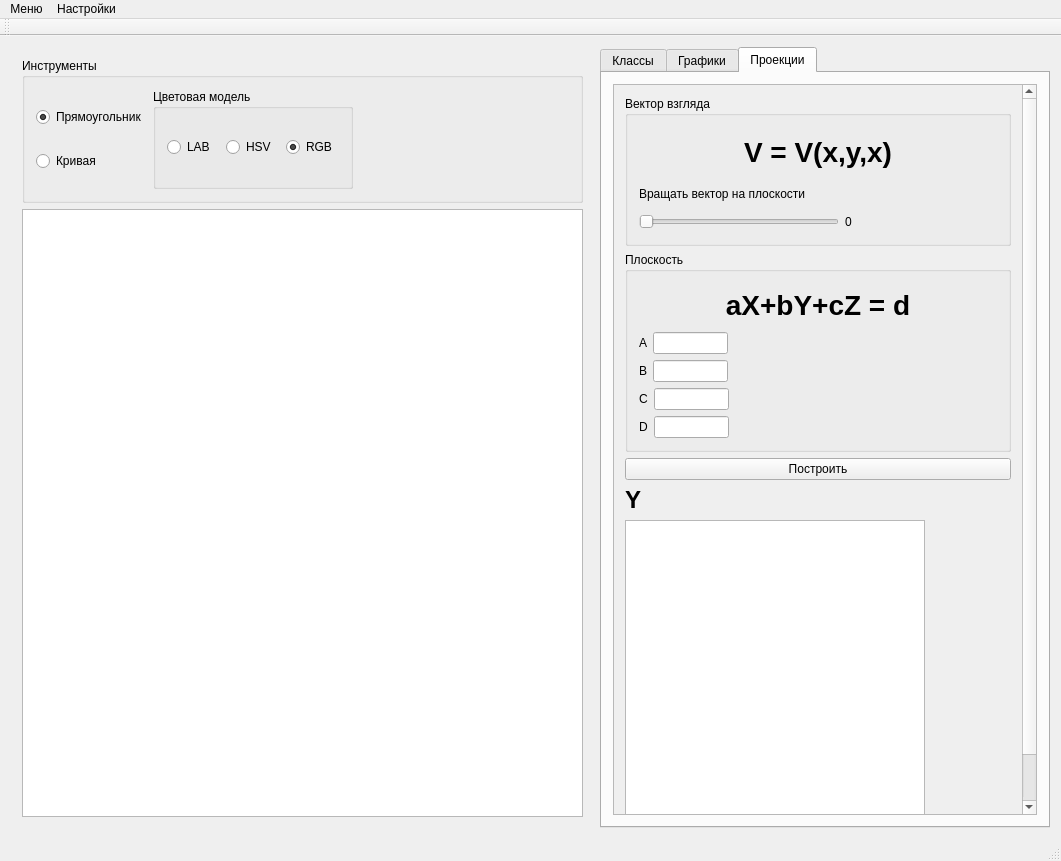
<?xml version="1.0" encoding="UTF-8"?>
<ui version="4.0">
 <class>MainWindow</class>
 <widget class="QMainWindow" name="MainWindow">
  <property name="geometry">
   <rect>
    <x>0</x>
    <y>0</y>
    <width>1061</width>
    <height>861</height>
   </rect>
  </property>
  <property name="minimumSize">
   <size>
    <width>650</width>
    <height>500</height>
   </size>
  </property>
  <property name="windowTitle">
   <string>MainWindow</string>
  </property>
  <widget class="QWidget" name="centralWidget">
   <layout class="QGridLayout" name="gridLayout">
    <item row="0" column="0">
     <widget class="QWidget" name="widget" native="true">
      <property name="minimumSize">
       <size>
        <width>300</width>
        <height>0</height>
       </size>
      </property>
      <layout class="QGridLayout" name="gridLayout_2">
       <item row="1" column="0">
        <widget class="ImageView" name="imageView">
         <property name="minimumSize">
          <size>
           <width>500</width>
           <height>0</height>
          </size>
         </property>
        </widget>
       </item>
       <item row="0" column="0">
        <widget class="QGroupBox" name="groupBox">
         <property name="minimumSize">
          <size>
           <width>500</width>
           <height>75</height>
          </size>
         </property>
         <property name="title">
          <string>Инструменты</string>
         </property>
         <layout class="QHBoxLayout" name="horizontalLayout">
          <item>
           <layout class="QVBoxLayout" name="verticalLayout_5">
            <item>
             <widget class="QRadioButton" name="rectRadioButton">
              <property name="text">
               <string>Прямоугольник</string>
              </property>
              <property name="checked">
               <bool>true</bool>
              </property>
             </widget>
            </item>
            <item>
             <widget class="QRadioButton" name="curveRadioButton">
              <property name="text">
               <string>Кривая</string>
              </property>
             </widget>
            </item>
           </layout>
          </item>
          <item>
           <widget class="QGroupBox" name="groupBox_2">
            <property name="minimumSize">
             <size>
              <width>200</width>
              <height>100</height>
             </size>
            </property>
            <property name="title">
             <string>Цветовая модель</string>
            </property>
            <layout class="QHBoxLayout" name="horizontalLayout_7">
             <item>
              <widget class="QRadioButton" name="radioButton_3">
               <property name="text">
                <string>LAB</string>
               </property>
              </widget>
             </item>
             <item>
              <widget class="QRadioButton" name="radioButton">
               <property name="text">
                <string>HSV</string>
               </property>
              </widget>
             </item>
             <item>
              <widget class="QRadioButton" name="radioButton_2">
               <property name="text">
                <string>RGB</string>
               </property>
               <property name="checked">
                <bool>true</bool>
               </property>
              </widget>
             </item>
            </layout>
           </widget>
          </item>
          <item>
           <spacer name="horizontalSpacer">
            <property name="orientation">
             <enum>Qt::Horizontal</enum>
            </property>
            <property name="sizeType">
             <enum>QSizePolicy::Expanding</enum>
            </property>
            <property name="sizeHint" stdset="0">
             <size>
              <width>40</width>
              <height>20</height>
             </size>
            </property>
           </spacer>
          </item>
         </layout>
        </widget>
       </item>
      </layout>
     </widget>
    </item>
    <item row="0" column="1">
     <widget class="QTabWidget" name="tabWidget">
      <property name="minimumSize">
       <size>
        <width>450</width>
        <height>0</height>
       </size>
      </property>
      <property name="maximumSize">
       <size>
        <width>450</width>
        <height>16777215</height>
       </size>
      </property>
      <property name="currentIndex">
       <number>2</number>
      </property>
      <widget class="QWidget" name="tab">
       <attribute name="title">
        <string>Классы</string>
       </attribute>
       <layout class="QVBoxLayout" name="verticalLayout">
        <item>
         <widget class="QPushButton" name="addClassPushButton">
          <property name="minimumSize">
           <size>
            <width>0</width>
            <height>30</height>
           </size>
          </property>
          <property name="text">
           <string>Добавить класс</string>
          </property>
         </widget>
        </item>
        <item>
         <widget class="QLabel" name="label">
          <property name="text">
           <string>Текущий класс:</string>
          </property>
         </widget>
        </item>
        <item>
         <widget class="QListWidget" name="classListWidget">
          <property name="maximumSize">
           <size>
            <width>16777215</width>
            <height>400</height>
           </size>
          </property>
         </widget>
        </item>
        <item>
         <widget class="QPushButton" name="pushButton_2">
          <property name="text">
           <string>Показать все</string>
          </property>
         </widget>
        </item>
        <item>
         <spacer name="verticalSpacer">
          <property name="orientation">
           <enum>Qt::Vertical</enum>
          </property>
          <property name="sizeHint" stdset="0">
           <size>
            <width>20</width>
            <height>40</height>
           </size>
          </property>
         </spacer>
        </item>
       </layout>
      </widget>
      <widget class="QWidget" name="tab_2">
       <attribute name="title">
        <string>Графики</string>
       </attribute>
       <layout class="QVBoxLayout" name="verticalLayout_3">
        <property name="spacing">
         <number>6</number>
        </property>
        <property name="leftMargin">
         <number>0</number>
        </property>
        <property name="topMargin">
         <number>0</number>
        </property>
        <property name="rightMargin">
         <number>0</number>
        </property>
        <property name="bottomMargin">
         <number>0</number>
        </property>
        <item>
         <widget class="QScrollArea" name="scrollArea">
          <property name="widgetResizable">
           <bool>true</bool>
          </property>
          <widget class="QWidget" name="scrollAreaWidgetContents">
           <property name="geometry">
            <rect>
             <x>0</x>
             <y>0</y>
             <width>442</width>
             <height>1017</height>
            </rect>
           </property>
           <layout class="QVBoxLayout" name="verticalLayout_4">
            <property name="spacing">
             <number>10</number>
            </property>
            <property name="leftMargin">
             <number>12</number>
            </property>
            <item>
             <widget class="QLabel" name="label_2">
              <property name="font">
               <font>
                <pointsize>15</pointsize>
                <weight>75</weight>
                <bold>true</bold>
               </font>
              </property>
              <property name="text">
               <string>R</string>
              </property>
             </widget>
            </item>
            <item>
             <widget class="QGraphicsView" name="componentGraphicsView0">
              <property name="minimumSize">
               <size>
                <width>265</width>
                <height>265</height>
               </size>
              </property>
              <property name="maximumSize">
               <size>
                <width>265</width>
                <height>265</height>
               </size>
              </property>
             </widget>
            </item>
            <item>
             <widget class="QLabel" name="label_3">
              <property name="font">
               <font>
                <pointsize>15</pointsize>
                <weight>75</weight>
                <bold>true</bold>
               </font>
              </property>
              <property name="text">
               <string>G</string>
              </property>
              <property name="alignment">
               <set>Qt::AlignRight|Qt::AlignTrailing|Qt::AlignVCenter</set>
              </property>
             </widget>
            </item>
            <item>
             <widget class="QLabel" name="label_4">
              <property name="font">
               <font>
                <pointsize>15</pointsize>
                <weight>75</weight>
                <bold>true</bold>
               </font>
              </property>
              <property name="text">
               <string>G</string>
              </property>
             </widget>
            </item>
            <item>
             <widget class="QGraphicsView" name="componentGraphicsView1">
              <property name="minimumSize">
               <size>
                <width>265</width>
                <height>265</height>
               </size>
              </property>
              <property name="maximumSize">
               <size>
                <width>265</width>
                <height>265</height>
               </size>
              </property>
             </widget>
            </item>
            <item>
             <widget class="QLabel" name="label_5">
              <property name="font">
               <font>
                <pointsize>15</pointsize>
                <weight>75</weight>
                <bold>true</bold>
               </font>
              </property>
              <property name="text">
               <string>B</string>
              </property>
              <property name="alignment">
               <set>Qt::AlignRight|Qt::AlignTrailing|Qt::AlignVCenter</set>
              </property>
             </widget>
            </item>
            <item>
             <widget class="QLabel" name="label_6">
              <property name="font">
               <font>
                <pointsize>15</pointsize>
                <weight>75</weight>
                <bold>true</bold>
               </font>
              </property>
              <property name="text">
               <string>B</string>
              </property>
              <property name="alignment">
               <set>Qt::AlignLeading|Qt::AlignLeft|Qt::AlignVCenter</set>
              </property>
             </widget>
            </item>
            <item>
             <widget class="QGraphicsView" name="componentGraphicsView2">
              <property name="minimumSize">
               <size>
                <width>265</width>
                <height>265</height>
               </size>
              </property>
              <property name="maximumSize">
               <size>
                <width>265</width>
                <height>265</height>
               </size>
              </property>
             </widget>
            </item>
            <item>
             <widget class="QLabel" name="label_7">
              <property name="font">
               <font>
                <pointsize>15</pointsize>
                <weight>75</weight>
                <bold>true</bold>
               </font>
              </property>
              <property name="text">
               <string>R</string>
              </property>
              <property name="alignment">
               <set>Qt::AlignRight|Qt::AlignTrailing|Qt::AlignVCenter</set>
              </property>
             </widget>
            </item>
            <item>
             <spacer name="verticalSpacer_3">
              <property name="orientation">
               <enum>Qt::Vertical</enum>
              </property>
              <property name="sizeHint" stdset="0">
               <size>
                <width>20</width>
                <height>40</height>
               </size>
              </property>
             </spacer>
            </item>
           </layout>
          </widget>
         </widget>
        </item>
       </layout>
      </widget>
      <widget class="QWidget" name="tab_3">
       <attribute name="title">
        <string>Проекции</string>
       </attribute>
       <layout class="QVBoxLayout" name="verticalLayout_2">
        <item>
         <widget class="QScrollArea" name="scrollArea_2">
          <property name="verticalScrollBarPolicy">
           <enum>Qt::ScrollBarAlwaysOn</enum>
          </property>
          <property name="widgetResizable">
           <bool>true</bool>
          </property>
          <widget class="QWidget" name="scrollAreaWidgetContents_2">
           <property name="geometry">
            <rect>
             <x>0</x>
             <y>0</y>
             <width>402</width>
             <height>771</height>
            </rect>
           </property>
           <layout class="QVBoxLayout" name="verticalLayout_12">
            <item>
             <widget class="QGroupBox" name="groupBox_3">
              <property name="minimumSize">
               <size>
                <width>0</width>
                <height>150</height>
               </size>
              </property>
              <property name="title">
               <string>Вектор взгляда</string>
              </property>
              <layout class="QVBoxLayout" name="verticalLayout_7">
               <item>
                <widget class="QLabel" name="label_8">
                 <property name="font">
                  <font>
                   <pointsize>21</pointsize>
                   <weight>75</weight>
                   <bold>true</bold>
                  </font>
                 </property>
                 <property name="text">
                  <string>V = V(x,y,x)</string>
                 </property>
                 <property name="alignment">
                  <set>Qt::AlignCenter</set>
                 </property>
                </widget>
               </item>
               <item>
                <layout class="QVBoxLayout" name="verticalLayout_6">
                 <item>
                  <widget class="QLabel" name="label_9">
                   <property name="text">
                    <string>Вращать вектор на плоскости</string>
                   </property>
                  </widget>
                 </item>
                 <item>
                  <layout class="QHBoxLayout" name="horizontalLayout_2">
                   <item>
                    <widget class="QSlider" name="horizontalSlider">
                     <property name="minimumSize">
                      <size>
                       <width>200</width>
                       <height>0</height>
                      </size>
                     </property>
                     <property name="maximum">
                      <number>359</number>
                     </property>
                     <property name="orientation">
                      <enum>Qt::Horizontal</enum>
                     </property>
                    </widget>
                   </item>
                   <item>
                    <widget class="QLabel" name="label_10">
                     <property name="text">
                      <string>0</string>
                     </property>
                    </widget>
                   </item>
                   <item>
                    <spacer name="horizontalSpacer_5">
                     <property name="orientation">
                      <enum>Qt::Horizontal</enum>
                     </property>
                     <property name="sizeHint" stdset="0">
                      <size>
                       <width>40</width>
                       <height>20</height>
                      </size>
                     </property>
                    </spacer>
                   </item>
                  </layout>
                 </item>
                </layout>
               </item>
              </layout>
             </widget>
            </item>
            <item>
             <widget class="QGroupBox" name="groupBox_4">
              <property name="minimumSize">
               <size>
                <width>0</width>
                <height>200</height>
               </size>
              </property>
              <property name="title">
               <string>Плоскость</string>
              </property>
              <layout class="QVBoxLayout" name="verticalLayout_14">
               <item>
                <widget class="QLabel" name="label_18">
                 <property name="font">
                  <font>
                   <pointsize>21</pointsize>
                   <weight>75</weight>
                   <bold>true</bold>
                  </font>
                 </property>
                 <property name="text">
                  <string>aX+bY+cZ = d</string>
                 </property>
                 <property name="alignment">
                  <set>Qt::AlignCenter</set>
                 </property>
                </widget>
               </item>
               <item>
                <layout class="QVBoxLayout" name="verticalLayout_13">
                 <item>
                  <layout class="QHBoxLayout" name="horizontalLayout_8">
                   <item>
                    <widget class="QLabel" name="label_19">
                     <property name="text">
                      <string>A</string>
                     </property>
                    </widget>
                   </item>
                   <item>
                    <widget class="QLineEdit" name="lineEdit_5">
                     <property name="maximumSize">
                      <size>
                       <width>75</width>
                       <height>16777215</height>
                      </size>
                     </property>
                    </widget>
                   </item>
                   <item>
                    <spacer name="horizontalSpacer_2">
                     <property name="orientation">
                      <enum>Qt::Horizontal</enum>
                     </property>
                     <property name="sizeHint" stdset="0">
                      <size>
                       <width>40</width>
                       <height>20</height>
                      </size>
                     </property>
                    </spacer>
                   </item>
                  </layout>
                 </item>
                 <item>
                  <layout class="QHBoxLayout" name="horizontalLayout_9">
                   <item>
                    <widget class="QLabel" name="label_20">
                     <property name="text">
                      <string>B</string>
                     </property>
                    </widget>
                   </item>
                   <item>
                    <widget class="QLineEdit" name="lineEdit_6">
                     <property name="maximumSize">
                      <size>
                       <width>75</width>
                       <height>16777215</height>
                      </size>
                     </property>
                    </widget>
                   </item>
                   <item>
                    <spacer name="horizontalSpacer_3">
                     <property name="orientation">
                      <enum>Qt::Horizontal</enum>
                     </property>
                     <property name="sizeHint" stdset="0">
                      <size>
                       <width>40</width>
                       <height>20</height>
                      </size>
                     </property>
                    </spacer>
                   </item>
                  </layout>
                 </item>
                 <item>
                  <layout class="QHBoxLayout" name="horizontalLayout_10">
                   <item>
                    <widget class="QLabel" name="label_21">
                     <property name="text">
                      <string>C</string>
                     </property>
                    </widget>
                   </item>
                   <item>
                    <widget class="QLineEdit" name="lineEdit_7">
                     <property name="maximumSize">
                      <size>
                       <width>75</width>
                       <height>16777215</height>
                      </size>
                     </property>
                    </widget>
                   </item>
                   <item>
                    <spacer name="horizontalSpacer_4">
                     <property name="orientation">
                      <enum>Qt::Horizontal</enum>
                     </property>
                     <property name="sizeHint" stdset="0">
                      <size>
                       <width>40</width>
                       <height>20</height>
                      </size>
                     </property>
                    </spacer>
                   </item>
                  </layout>
                 </item>
                 <item>
                  <layout class="QHBoxLayout" name="horizontalLayout_11">
                   <item>
                    <widget class="QLabel" name="label_22">
                     <property name="text">
                      <string>D</string>
                     </property>
                    </widget>
                   </item>
                   <item>
                    <widget class="QLineEdit" name="lineEdit_8">
                     <property name="maximumSize">
                      <size>
                       <width>75</width>
                       <height>16777215</height>
                      </size>
                     </property>
                    </widget>
                   </item>
                   <item>
                    <spacer name="horizontalSpacer_9">
                     <property name="orientation">
                      <enum>Qt::Horizontal</enum>
                     </property>
                     <property name="sizeHint" stdset="0">
                      <size>
                       <width>40</width>
                       <height>20</height>
                      </size>
                     </property>
                    </spacer>
                   </item>
                  </layout>
                 </item>
                </layout>
               </item>
              </layout>
             </widget>
            </item>
            <item>
             <widget class="QPushButton" name="pushButton">
              <property name="text">
               <string>Построить</string>
              </property>
             </widget>
            </item>
            <item>
             <widget class="QLabel" name="label_17">
              <property name="font">
               <font>
                <pointsize>18</pointsize>
                <weight>75</weight>
                <bold>true</bold>
               </font>
              </property>
              <property name="text">
               <string>Y</string>
              </property>
              <property name="alignment">
               <set>Qt::AlignLeading|Qt::AlignLeft|Qt::AlignVCenter</set>
              </property>
             </widget>
            </item>
            <item>
             <widget class="QGraphicsView" name="graphicsView">
              <property name="minimumSize">
               <size>
                <width>300</width>
                <height>300</height>
               </size>
              </property>
              <property name="maximumSize">
               <size>
                <width>300</width>
                <height>300</height>
               </size>
              </property>
              <property name="layoutDirection">
               <enum>Qt::LeftToRight</enum>
              </property>
             </widget>
            </item>
            <item>
             <widget class="QLabel" name="label_16">
              <property name="font">
               <font>
                <pointsize>18</pointsize>
                <weight>75</weight>
                <bold>true</bold>
               </font>
              </property>
              <property name="text">
               <string>X</string>
              </property>
              <property name="alignment">
               <set>Qt::AlignRight|Qt::AlignTrailing|Qt::AlignVCenter</set>
              </property>
             </widget>
            </item>
           </layout>
          </widget>
         </widget>
        </item>
       </layout>
      </widget>
     </widget>
    </item>
   </layout>
  </widget>
  <widget class="QMenuBar" name="menuBar">
   <property name="geometry">
    <rect>
     <x>0</x>
     <y>0</y>
     <width>1061</width>
     <height>22</height>
    </rect>
   </property>
   <widget class="QMenu" name="menu">
    <property name="title">
     <string>Меню</string>
    </property>
    <addaction name="action"/>
   </widget>
   <widget class="QMenu" name="menu_2">
    <property name="title">
     <string>Настройки</string>
    </property>
   </widget>
   <addaction name="menu"/>
   <addaction name="menu_2"/>
  </widget>
  <widget class="QToolBar" name="mainToolBar">
   <attribute name="toolBarArea">
    <enum>TopToolBarArea</enum>
   </attribute>
   <attribute name="toolBarBreak">
    <bool>false</bool>
   </attribute>
  </widget>
  <widget class="QStatusBar" name="statusBar"/>
  <action name="action">
   <property name="text">
    <string>Загрузить изображение</string>
   </property>
  </action>
 </widget>
 <layoutdefault spacing="6" margin="11"/>
 <customwidgets>
  <customwidget>
   <class>ImageView</class>
   <extends>QGraphicsView</extends>
   <header>Views/imageview.h</header>
  </customwidget>
 </customwidgets>
 <resources/>
 <connections/>
</ui>
